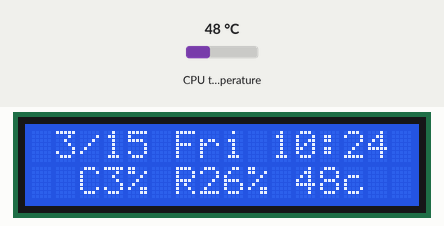
Simulated run of this program. Board: Raspberry Pi (BCM pin numbers). Shown: 16×2 character LCD. The test bench sets the inputs (shaded band); at power-on: CPU temperature 48 °C. The clock reads 2024-03-15 10:24:30 at power-on unless the program sets it; system figures (address, load, memory, disk, uptime) are fixed made-up values.

Above: at 1.2 s.
1.3 s: CPU temperature set to 31 °C
At 1.9 s:
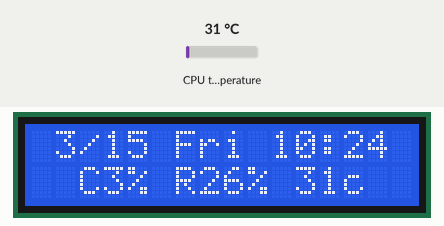
2.9 s: CPU temperature set to 44 °C
At 4.3 s:
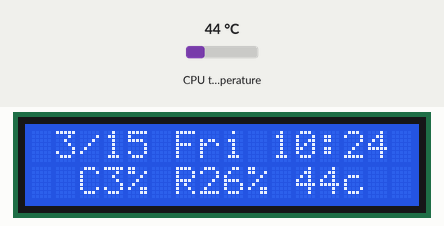
4.6 s: CPU temperature set to 58 °C
At 5.6 s:
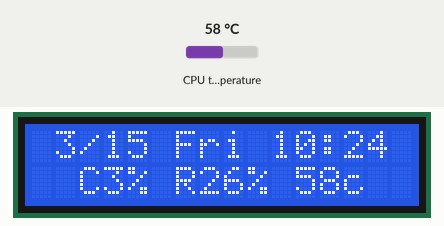
Timing chart, 0 to 7.6 s (numbered marks = the images above; inputs shaded):
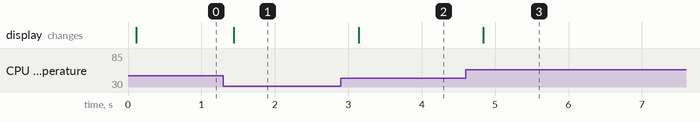

The program:

i2c-clock.py
```python
from time import sleep
from rpi_lcd import LCD
from datetime import datetime
import psutil
import math

lcd = LCD(0x27, 1, 16, 2, True)

while True:
  now = datetime.now()

  second = now.second
  minute = now.minute
  hour = now.hour
  str_day = now.strftime("%a")
  day = now.day
  month = now.month

  cpu_percentage = int(psutil.cpu_percent(None))
  memory_percentage = int(psutil.virtual_memory().percent)
  temperature_celcius = int(math.ceil(psutil.sensors_temperatures()['cpu_thermal'][0].current))

  lcd.text(f"{month}/{day} {str_day} {hour}:{minute}", 1, 'center')
  lcd.text(f"C{cpu_percentage}% R{memory_percentage}% {temperature_celcius}c", 2, 'center')
  sleep(0.10)
```

Measured:
- after the input at 1.3 s, the display: changes after 0.14 s (image 1)
- after the input at 2.9 s, the display: changes after 0.24 s (image 2)
- after the input at 4.6 s, the display: changes after 0.24 s (image 3)
